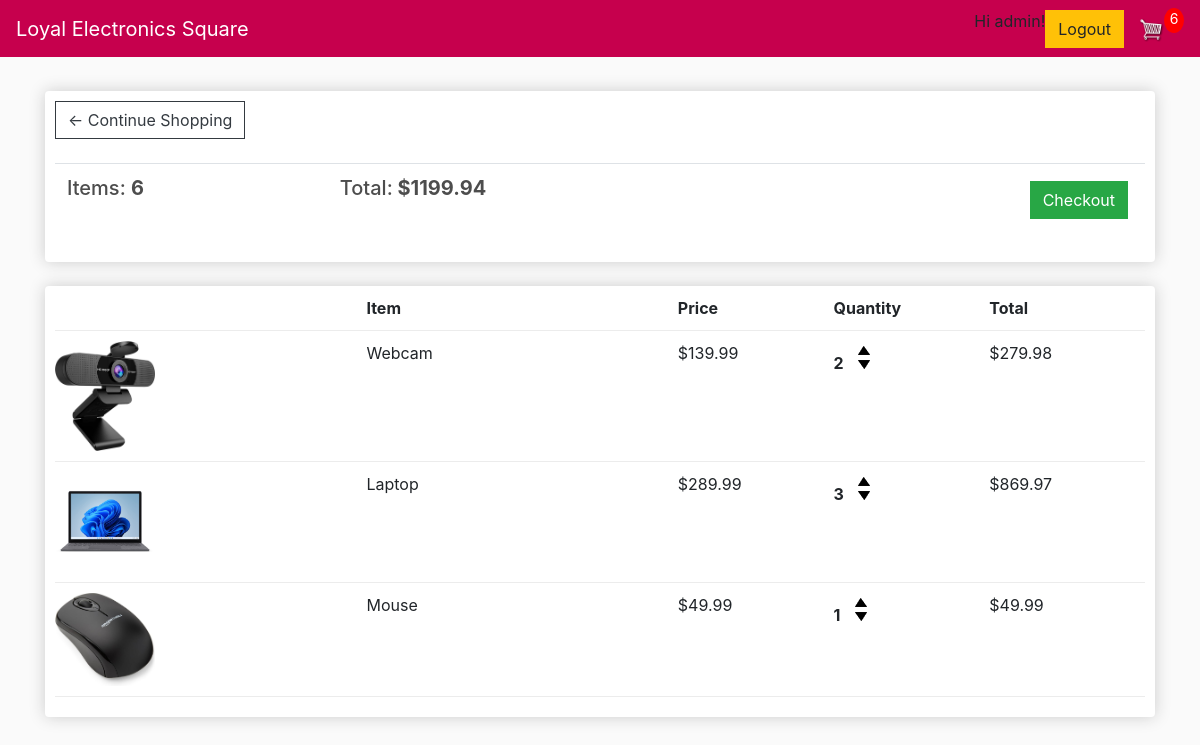
The page /cart/ (signed in) on the database as committed earlier.
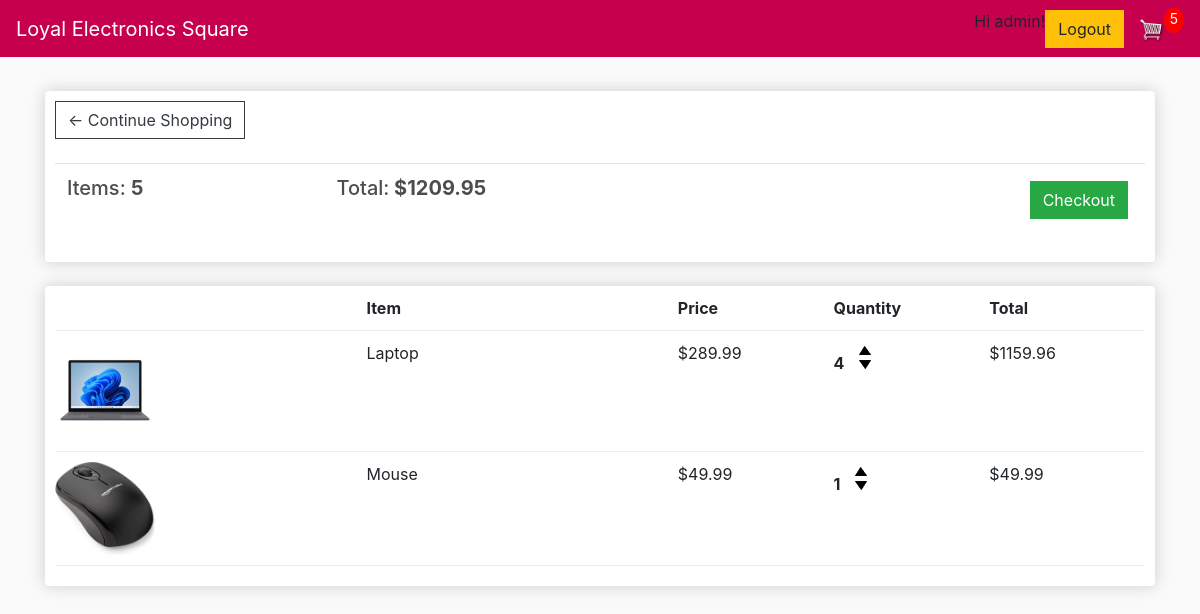
The same page on the database as committed later.
### store/models.py (models this page shows, shortened)
class Order(models.Model):
    customer = models.ForeignKey(Customer, on_delete=models.SET_NULL, null=True, blank=True)
    date_ordered = models.DateTimeField(auto_now_add=True)
    complete = models.BooleanField(default=False, null=True, blank=False)
    transaction_id = models.CharField(max_length=200, null=True)
    @property
    def get_cart_total(self):
        orderitems = self.orderitem_set.all()
        total = sum([item.get_total for item in orderitems])
        return total
    @property
    def get_cart_items(self):
        orderitems = self.orderitem_set.all()
        total = sum([item.quantity for item in orderitems])
        return total

class OrderItem(models.Model):
    product = models.ForeignKey(Product, on_delete=models.SET_NULL, null=True)
    order = models.ForeignKey(Order, on_delete=models.SET_NULL, null=True)
    quantity = models.IntegerField(default=0, null=True, blank=True)
    date_added = models.DateTimeField(auto_now_add=True)
    @property
    def get_total(self):
        total = self.product.price * self.quantity
        return total

class Product(models.Model):
    name = models.CharField(max_length=200, null=True)
    price = models.DecimalField(max_digits=10, decimal_places=2)
    digital = models.BooleanField(default=False, null=True, blank=False)
    image = models.ImageField(null=True, blank=True)
    @property
    def imageURL(self):
        try:
            url = self.image.url
        except:
            url = ''
        return url

### store/views.py (the view)
# urls.py: path('cart/', views.cart, name="cart"),
def cart(request):
     if request.user.is_authenticated:
          customer = request.user.customer
          order, created = Order.objects.get_or_create(customer=customer, complete=False)
          items = order.orderitem_set.all()
          cartItems = order.get_cart_items
     else:
          items = []
          order = {'get_cart_total':0, 'get_cart_items':0, 'shipping':False}
          cartItems = order['get_cart_items']
     context = {'items':items, 'order':order, 'cartItems':cartItems}
     return render(request, 'store/cart.html', context)

### store/templates/store/Cart.html
{% extends 'store/main.html' %}
{% load static %}
{% block content %}
	<div class="row">
		<div class="col-lg-12">
			<div class="box-element">
				<a  class="btn btn-outline-dark" href="{% url 'store' %}">&#x2190; Continue Shopping</a>
				<br>
				<br>
				<table class="table">
					<tr>
						<th><h5>Items: <strong>{{order.get_cart_items}}</strong></h5></th>
						<th><h5>Total:<strong> ${{order.get_cart_total|floatformat:2}}</strong></h5></th>
						<th>
							<a  style="float:right; margin:5px;" class="btn btn-success" href="{% url 'checkout' %}">Checkout</a>
						</th>
					</tr>
				</table>
			</div>
			<br>
			<div class="box-element">
				<div class="cart-row">
					<div style="flex:2"></div>
					<div style="flex:2"><strong>Item</strong></div>
					<div style="flex:1"><strong>Price</strong></div>
					<div style="flex:1"><strong>Quantity</strong></div>
					<div style="flex:1"><strong>Total</strong></div>
				</div>
				{% for item in items %}
				<div class="cart-row">
					<div style="flex:2"><img class="row-image" src="{{item.product.imageURL}}"></div>
					<div style="flex:2">{{item.product.name}}</div>
					<div style="flex:1">${{item.product.price|floatformat:2}}</div>
					<div style="flex:1">
						<p class="quantity">{{item.quantity}}</p>
						<div class="quantity">
							<img data-product="{{item.product.id}}" data-action="add" class="chg-quantity update-cart" src="{% static  'images/arrow-up.png' %}">
							<img data-product="{{item.product.id}}" data-action="remove" class="chg-quantity update-cart" src="{% static  'images/arrow-down.png' %}">
						</div>
					</div>
					<div style="flex:1">${{item.get_total}}</div>
				</div>
				{% endfor %}
			</div>
		</div>
	</div>
{% endblock content %}

### store/templates/store/Main.html (shortened to what this page needs)
<!DOCTYPE html>
{% load static %}
<html>
<head>
	<link rel="stylesheet" href="https://stackpath.bootstrapcdn.com/bootstrap/4.4.1/css/bootstrap.min.css">
	<link rel="stylesheet" type="text/css" href="{% static 'css/main.css' %}">
</head>
<body>
	<nav class="navbar navbar-expand-lg navbar-dark" style="background-color: #c6004d;">
	  <a class="navbar-brand" href="{% url 'store' %}">Loyal Electronics Square</a>
	  <div class="collapse navbar-collapse" id="navbarSupportedContent">
	    <div class="form-inline my-2 my-lg-0">
			{% if user.is_authenticated %}
				<p>Hi {{ user.username }}! </p>
				<form action="{% url 'logout' %}" method="post">
					<button class="btn btn-warning" type="submit">Logout</button>
				</form>
			{% else %}
				<p>You are not logged in. </p>
	     		<p><a href="{% url 'login' %}" class="btn btn-warning">Login</a></p>
	     	{% endif %}
	     	<a href="{% url 'cart' %}">
	    		<img  id="cart-icon" src="{% static 'images/cart.png' %}">
	    	</a>
	    	<p id="cart-total">{{cartItems}}</p>
	    </div>
	  </div>
	</nav>
     <div class="container">
            <br>
            {% block content %}
            {% endblock content %}
         </div>
</body>
</html>

Rows that differ between the two databases and show on the page:
removed OrderItem: product.imageURL (picture), product.name "Webcam", product.price "139.99", quantity "2", get_total "279.98"
changed through a linked row, Order: get_cart_items "6" → "5"; get_cart_total "1199.94" → "1209.95"
changed OrderItem "Laptop": quantity "3" → "4"; get_total "869.97" → "1159.96"
Other text that changed with them:
{{ cartItems }}: "6" → "5"
